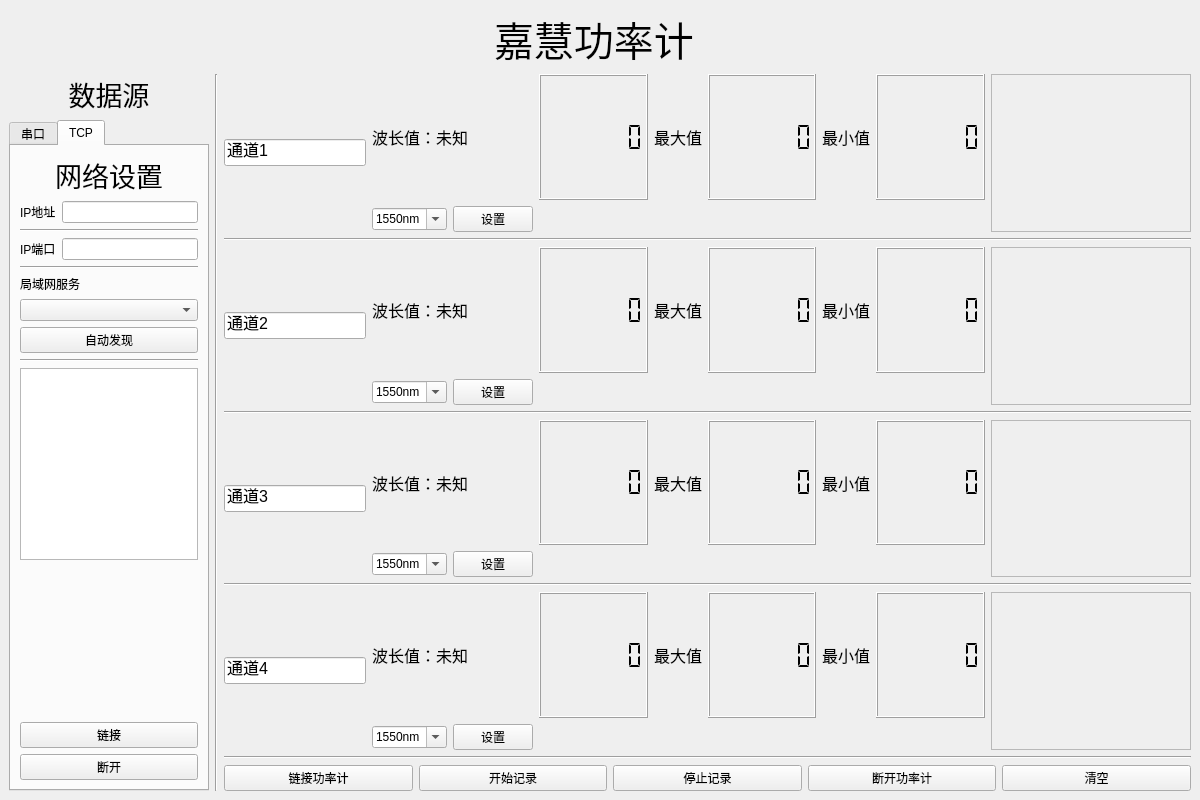
<?xml version="1.0" encoding="UTF-8"?>
<ui version="4.0">
 <class>MainWindow</class>
 <widget class="QMainWindow" name="MainWindow">
  <property name="geometry">
   <rect>
    <x>0</x>
    <y>0</y>
    <width>1200</width>
    <height>800</height>
   </rect>
  </property>
  <property name="windowTitle">
   <string>嘉慧功率计控制台</string>
  </property>
  <widget class="QWidget" name="centralwidget">
   <layout class="QGridLayout" name="gridLayout">
    <item row="1" column="0">
     <layout class="QVBoxLayout" name="verticalLayout_3">
      <item>
       <widget class="QLabel" name="label_3">
        <property name="minimumSize">
         <size>
          <width>0</width>
          <height>0</height>
         </size>
        </property>
        <property name="maximumSize">
         <size>
          <width>200</width>
          <height>16777215</height>
         </size>
        </property>
        <property name="font">
         <font>
          <pointsize>20</pointsize>
         </font>
        </property>
        <property name="text">
         <string>数据源</string>
        </property>
        <property name="alignment">
         <set>Qt::AlignCenter</set>
        </property>
       </widget>
      </item>
      <item>
       <widget class="QTabWidget" name="tabWidget">
        <property name="minimumSize">
         <size>
          <width>0</width>
          <height>0</height>
         </size>
        </property>
        <property name="maximumSize">
         <size>
          <width>200</width>
          <height>16777215</height>
         </size>
        </property>
        <property name="currentIndex">
         <number>1</number>
        </property>
        <widget class="QWidget" name="tab">
         <attribute name="title">
          <string>串口</string>
         </attribute>
         <layout class="QVBoxLayout" name="verticalLayout_2">
          <item>
           <widget class="QLabel" name="label">
            <property name="maximumSize">
             <size>
              <width>200</width>
              <height>200</height>
             </size>
            </property>
            <property name="font">
             <font>
              <pointsize>20</pointsize>
             </font>
            </property>
            <property name="layoutDirection">
             <enum>Qt::LeftToRight</enum>
            </property>
            <property name="text">
             <string>串口设置</string>
            </property>
            <property name="alignment">
             <set>Qt::AlignCenter</set>
            </property>
           </widget>
          </item>
          <item>
           <layout class="QHBoxLayout" name="horizontalLayout_2">
            <item>
             <widget class="QLabel" name="label_2">
              <property name="maximumSize">
               <size>
                <width>100</width>
                <height>16777215</height>
               </size>
              </property>
              <property name="text">
               <string>串口号</string>
              </property>
             </widget>
            </item>
            <item>
             <widget class="QComboBox" name="Com">
              <property name="maximumSize">
               <size>
                <width>100</width>
                <height>16777215</height>
               </size>
              </property>
             </widget>
            </item>
           </layout>
          </item>
          <item>
           <widget class="QLabel" name="ComName">
            <property name="maximumSize">
             <size>
              <width>200</width>
              <height>16777215</height>
             </size>
            </property>
            <property name="text">
             <string/>
            </property>
           </widget>
          </item>
          <item>
           <widget class="QPushButton" name="ComCheck">
            <property name="maximumSize">
             <size>
              <width>200</width>
              <height>200</height>
             </size>
            </property>
            <property name="text">
             <string>检查串口</string>
            </property>
           </widget>
          </item>
          <item>
           <layout class="QHBoxLayout" name="horizontalLayout_10">
            <item>
             <widget class="QLabel" name="label_8">
              <property name="text">
               <string>服务 IP </string>
              </property>
             </widget>
            </item>
            <item>
             <widget class="QLineEdit" name="host_ip">
              <property name="readOnly">
               <bool>true</bool>
              </property>
             </widget>
            </item>
           </layout>
          </item>
          <item>
           <layout class="QHBoxLayout" name="horizontalLayout_11">
            <item>
             <widget class="QLabel" name="label_9">
              <property name="text">
               <string>服务端口</string>
              </property>
             </widget>
            </item>
            <item>
             <widget class="QLineEdit" name="host_port"/>
            </item>
           </layout>
          </item>
          <item>
           <widget class="QPushButton" name="RestartHost">
            <property name="text">
             <string>重启服务</string>
            </property>
           </widget>
          </item>
          <item>
           <widget class="QTextBrowser" name="portInfo">
            <property name="maximumSize">
             <size>
              <width>200</width>
              <height>16777215</height>
             </size>
            </property>
           </widget>
          </item>
          <item>
           <spacer name="verticalSpacer">
            <property name="orientation">
             <enum>Qt::Vertical</enum>
            </property>
            <property name="sizeHint" stdset="0">
             <size>
              <width>20</width>
              <height>40</height>
             </size>
            </property>
           </spacer>
          </item>
          <item>
           <widget class="QPushButton" name="openPort">
            <property name="maximumSize">
             <size>
              <width>200</width>
              <height>16777215</height>
             </size>
            </property>
            <property name="text">
             <string>打开串口</string>
            </property>
           </widget>
          </item>
          <item>
           <widget class="QPushButton" name="closePort">
            <property name="maximumSize">
             <size>
              <width>200</width>
              <height>16777215</height>
             </size>
            </property>
            <property name="text">
             <string>关闭串口</string>
            </property>
           </widget>
          </item>
         </layout>
        </widget>
        <widget class="QWidget" name="tab_2">
         <attribute name="title">
          <string>TCP</string>
         </attribute>
         <layout class="QVBoxLayout" name="verticalLayout_4">
          <item>
           <widget class="QLabel" name="label_6">
            <property name="font">
             <font>
              <pointsize>20</pointsize>
             </font>
            </property>
            <property name="text">
             <string>网络设置</string>
            </property>
            <property name="alignment">
             <set>Qt::AlignCenter</set>
            </property>
           </widget>
          </item>
          <item>
           <layout class="QHBoxLayout" name="horizontalLayout_7">
            <item>
             <widget class="QLabel" name="label_4">
              <property name="text">
               <string>IP地址</string>
              </property>
             </widget>
            </item>
            <item>
             <widget class="QLineEdit" name="IPaddress"/>
            </item>
           </layout>
          </item>
          <item>
           <widget class="Line" name="line_6">
            <property name="orientation">
             <enum>Qt::Horizontal</enum>
            </property>
           </widget>
          </item>
          <item>
           <layout class="QHBoxLayout" name="horizontalLayout_8">
            <item>
             <widget class="QLabel" name="label_5">
              <property name="text">
               <string>IP端口</string>
              </property>
             </widget>
            </item>
            <item>
             <widget class="QLineEdit" name="IPport"/>
            </item>
           </layout>
          </item>
          <item>
           <widget class="Line" name="line_7">
            <property name="orientation">
             <enum>Qt::Horizontal</enum>
            </property>
           </widget>
          </item>
          <item>
           <widget class="QLabel" name="label_10">
            <property name="text">
             <string>局域网服务</string>
            </property>
           </widget>
          </item>
          <item>
           <widget class="QComboBox" name="serverList"/>
          </item>
          <item>
           <widget class="QPushButton" name="scanServer">
            <property name="text">
             <string>自动发现</string>
            </property>
           </widget>
          </item>
          <item>
           <widget class="Line" name="line_8">
            <property name="orientation">
             <enum>Qt::Horizontal</enum>
            </property>
           </widget>
          </item>
          <item>
           <widget class="QTextBrowser" name="TCPInfo"/>
          </item>
          <item>
           <spacer name="verticalSpacer_2">
            <property name="orientation">
             <enum>Qt::Vertical</enum>
            </property>
            <property name="sizeHint" stdset="0">
             <size>
              <width>20</width>
              <height>40</height>
             </size>
            </property>
           </spacer>
          </item>
          <item>
           <widget class="QPushButton" name="TCPconnect">
            <property name="text">
             <string>链接</string>
            </property>
           </widget>
          </item>
          <item>
           <widget class="QPushButton" name="TCPdisconnect">
            <property name="text">
             <string>断开</string>
            </property>
           </widget>
          </item>
         </layout>
        </widget>
       </widget>
      </item>
     </layout>
    </item>
    <item row="1" column="2">
     <layout class="QVBoxLayout" name="verticalLayout">
      <item>
       <layout class="QGridLayout" name="gridLayout_2">
        <item row="1" column="6">
         <spacer name="horizontalSpacer_7">
          <property name="orientation">
           <enum>Qt::Horizontal</enum>
          </property>
          <property name="sizeHint" stdset="0">
           <size>
            <width>40</width>
            <height>20</height>
           </size>
          </property>
         </spacer>
        </item>
        <item row="0" column="2">
         <widget class="QLCDNumber" name="CH1_Value">
          <property name="font">
           <font>
            <underline>false</underline>
           </font>
          </property>
          <property name="styleSheet">
           <string notr="true"/>
          </property>
          <property name="frameShape">
           <enum>QFrame::Box</enum>
          </property>
          <property name="midLineWidth">
           <number>0</number>
          </property>
          <property name="smallDecimalPoint">
           <bool>false</bool>
          </property>
          <property name="digitCount">
           <number>7</number>
          </property>
          <property name="segmentStyle">
           <enum>QLCDNumber::Flat</enum>
          </property>
          <property name="value" stdset="0">
           <double>0.000000000000000</double>
          </property>
         </widget>
        </item>
        <item row="1" column="1">
         <layout class="QHBoxLayout" name="horizontalLayout">
          <item>
           <widget class="QComboBox" name="CH1Twave">
            <property name="editable">
             <bool>true</bool>
            </property>
            <item>
             <property name="text">
              <string>1550nm</string>
             </property>
            </item>
            <item>
             <property name="text">
              <string>850nm</string>
             </property>
            </item>
            <item>
             <property name="text">
              <string>1300nm</string>
             </property>
            </item>
            <item>
             <property name="text">
              <string>1310nm</string>
             </property>
            </item>
            <item>
             <property name="text">
              <string>1490nm</string>
             </property>
            </item>
            <item>
             <property name="text">
              <string>1625nm</string>
             </property>
            </item>
           </widget>
          </item>
          <item>
           <widget class="QPushButton" name="setCH1wave">
            <property name="text">
             <string>设置</string>
            </property>
           </widget>
          </item>
         </layout>
        </item>
        <item row="0" column="1">
         <widget class="QLabel" name="CH1_wave">
          <property name="minimumSize">
           <size>
            <width>100</width>
            <height>0</height>
           </size>
          </property>
          <property name="font">
           <font>
            <pointsize>12</pointsize>
           </font>
          </property>
          <property name="text">
           <string>波长值：未知</string>
          </property>
         </widget>
        </item>
        <item row="0" column="3">
         <widget class="QLabel" name="CH1_2">
          <property name="minimumSize">
           <size>
            <width>40</width>
            <height>0</height>
           </size>
          </property>
          <property name="font">
           <font>
            <family>Arial</family>
            <pointsize>12</pointsize>
           </font>
          </property>
          <property name="text">
           <string>最大值</string>
          </property>
         </widget>
        </item>
        <item row="1" column="2">
         <spacer name="horizontalSpacer_2">
          <property name="orientation">
           <enum>Qt::Horizontal</enum>
          </property>
          <property name="sizeHint" stdset="0">
           <size>
            <width>40</width>
            <height>0</height>
           </size>
          </property>
         </spacer>
        </item>
        <item row="0" column="4">
         <widget class="QLCDNumber" name="CH1_max">
          <property name="digitCount">
           <number>7</number>
          </property>
          <property name="segmentStyle">
           <enum>QLCDNumber::Flat</enum>
          </property>
         </widget>
        </item>
        <item row="1" column="4">
         <spacer name="horizontalSpacer_4">
          <property name="orientation">
           <enum>Qt::Horizontal</enum>
          </property>
          <property name="sizeHint" stdset="0">
           <size>
            <width>40</width>
            <height>20</height>
           </size>
          </property>
         </spacer>
        </item>
        <item row="0" column="5">
         <widget class="QLabel" name="CH1_3">
          <property name="minimumSize">
           <size>
            <width>40</width>
            <height>0</height>
           </size>
          </property>
          <property name="font">
           <font>
            <family>Arial</family>
            <pointsize>12</pointsize>
           </font>
          </property>
          <property name="text">
           <string>最小值</string>
          </property>
         </widget>
        </item>
        <item row="0" column="7" rowspan="2">
         <widget class="QFrame" name="frame">
          <property name="minimumSize">
           <size>
            <width>200</width>
            <height>100</height>
           </size>
          </property>
          <property name="frameShape">
           <enum>QFrame::StyledPanel</enum>
          </property>
          <property name="frameShadow">
           <enum>QFrame::Raised</enum>
          </property>
          <layout class="QGridLayout" name="gridLayout_4">
           <property name="leftMargin">
            <number>0</number>
           </property>
           <property name="topMargin">
            <number>0</number>
           </property>
           <property name="rightMargin">
            <number>0</number>
           </property>
           <property name="bottomMargin">
            <number>0</number>
           </property>
           <property name="spacing">
            <number>0</number>
           </property>
           <item row="0" column="0">
            <layout class="QVBoxLayout" name="CH1_Plot_layout"/>
           </item>
          </layout>
         </widget>
        </item>
        <item row="0" column="6">
         <widget class="QLCDNumber" name="CH1_min">
          <property name="digitCount">
           <number>7</number>
          </property>
          <property name="segmentStyle">
           <enum>QLCDNumber::Flat</enum>
          </property>
         </widget>
        </item>
        <item row="0" column="0" rowspan="2">
         <widget class="QLineEdit" name="CH1_name">
          <property name="minimumSize">
           <size>
            <width>100</width>
            <height>0</height>
           </size>
          </property>
          <property name="font">
           <font>
            <pointsize>12</pointsize>
           </font>
          </property>
          <property name="text">
           <string>通道1</string>
          </property>
         </widget>
        </item>
       </layout>
      </item>
      <item>
       <widget class="Line" name="line">
        <property name="orientation">
         <enum>Qt::Horizontal</enum>
        </property>
       </widget>
      </item>
      <item>
       <layout class="QGridLayout" name="gridLayout_3">
        <item row="0" column="5">
         <widget class="QLabel" name="CH2_3">
          <property name="minimumSize">
           <size>
            <width>40</width>
            <height>0</height>
           </size>
          </property>
          <property name="font">
           <font>
            <family>Arial</family>
            <pointsize>12</pointsize>
           </font>
          </property>
          <property name="text">
           <string>最小值</string>
          </property>
         </widget>
        </item>
        <item row="0" column="6">
         <widget class="QLCDNumber" name="CH2_min">
          <property name="digitCount">
           <number>7</number>
          </property>
          <property name="segmentStyle">
           <enum>QLCDNumber::Flat</enum>
          </property>
         </widget>
        </item>
        <item row="1" column="4">
         <spacer name="horizontalSpacer_8">
          <property name="orientation">
           <enum>Qt::Horizontal</enum>
          </property>
          <property name="sizeHint" stdset="0">
           <size>
            <width>40</width>
            <height>20</height>
           </size>
          </property>
         </spacer>
        </item>
        <item row="0" column="3">
         <widget class="QLabel" name="CH2_2">
          <property name="minimumSize">
           <size>
            <width>40</width>
            <height>0</height>
           </size>
          </property>
          <property name="font">
           <font>
            <family>Arial</family>
            <pointsize>12</pointsize>
           </font>
          </property>
          <property name="text">
           <string>最大值</string>
          </property>
         </widget>
        </item>
        <item row="1" column="1">
         <layout class="QHBoxLayout" name="horizontalLayout_4">
          <item>
           <widget class="QComboBox" name="CH2Twave">
            <property name="editable">
             <bool>true</bool>
            </property>
            <item>
             <property name="text">
              <string>1550nm</string>
             </property>
            </item>
            <item>
             <property name="text">
              <string>850nm</string>
             </property>
            </item>
            <item>
             <property name="text">
              <string>1300nm</string>
             </property>
            </item>
            <item>
             <property name="text">
              <string>1310nm</string>
             </property>
            </item>
            <item>
             <property name="text">
              <string>1490nm</string>
             </property>
            </item>
            <item>
             <property name="text">
              <string>1625nm</string>
             </property>
            </item>
           </widget>
          </item>
          <item>
           <widget class="QPushButton" name="setCH2wave">
            <property name="text">
             <string>设置</string>
            </property>
           </widget>
          </item>
         </layout>
        </item>
        <item row="0" column="7" rowspan="2">
         <widget class="QFrame" name="frame_3">
          <property name="minimumSize">
           <size>
            <width>200</width>
            <height>100</height>
           </size>
          </property>
          <property name="frameShape">
           <enum>QFrame::StyledPanel</enum>
          </property>
          <property name="frameShadow">
           <enum>QFrame::Raised</enum>
          </property>
          <layout class="QGridLayout" name="gridLayout_9">
           <property name="leftMargin">
            <number>0</number>
           </property>
           <property name="topMargin">
            <number>0</number>
           </property>
           <property name="rightMargin">
            <number>0</number>
           </property>
           <property name="bottomMargin">
            <number>0</number>
           </property>
           <property name="spacing">
            <number>0</number>
           </property>
           <item row="0" column="0">
            <layout class="QVBoxLayout" name="CH2_Plot_layout"/>
           </item>
          </layout>
         </widget>
        </item>
        <item row="0" column="4">
         <widget class="QLCDNumber" name="CH2_max">
          <property name="digitCount">
           <number>7</number>
          </property>
          <property name="segmentStyle">
           <enum>QLCDNumber::Flat</enum>
          </property>
         </widget>
        </item>
        <item row="1" column="6">
         <spacer name="horizontalSpacer_9">
          <property name="orientation">
           <enum>Qt::Horizontal</enum>
          </property>
          <property name="sizeHint" stdset="0">
           <size>
            <width>40</width>
            <height>20</height>
           </size>
          </property>
         </spacer>
        </item>
        <item row="0" column="1">
         <widget class="QLabel" name="CH2_wave">
          <property name="minimumSize">
           <size>
            <width>100</width>
            <height>0</height>
           </size>
          </property>
          <property name="font">
           <font>
            <pointsize>12</pointsize>
           </font>
          </property>
          <property name="text">
           <string>波长值：未知</string>
          </property>
         </widget>
        </item>
        <item row="1" column="2">
         <spacer name="horizontalSpacer_3">
          <property name="orientation">
           <enum>Qt::Horizontal</enum>
          </property>
          <property name="sizeHint" stdset="0">
           <size>
            <width>40</width>
            <height>0</height>
           </size>
          </property>
         </spacer>
        </item>
        <item row="0" column="2">
         <widget class="QLCDNumber" name="CH2_Value">
          <property name="font">
           <font>
            <underline>false</underline>
           </font>
          </property>
          <property name="styleSheet">
           <string notr="true"/>
          </property>
          <property name="frameShape">
           <enum>QFrame::Box</enum>
          </property>
          <property name="midLineWidth">
           <number>0</number>
          </property>
          <property name="smallDecimalPoint">
           <bool>false</bool>
          </property>
          <property name="digitCount">
           <number>7</number>
          </property>
          <property name="segmentStyle">
           <enum>QLCDNumber::Flat</enum>
          </property>
          <property name="value" stdset="0">
           <double>0.000000000000000</double>
          </property>
         </widget>
        </item>
        <item row="0" column="0" rowspan="2">
         <widget class="QLineEdit" name="CH2_name">
          <property name="minimumSize">
           <size>
            <width>100</width>
            <height>0</height>
           </size>
          </property>
          <property name="font">
           <font>
            <pointsize>12</pointsize>
           </font>
          </property>
          <property name="text">
           <string>通道2</string>
          </property>
         </widget>
        </item>
       </layout>
      </item>
      <item>
       <widget class="Line" name="line_2">
        <property name="orientation">
         <enum>Qt::Horizontal</enum>
        </property>
       </widget>
      </item>
      <item>
       <layout class="QGridLayout" name="gridLayout_5">
        <item row="1" column="5">
         <spacer name="horizontalSpacer_11">
          <property name="orientation">
           <enum>Qt::Horizontal</enum>
          </property>
          <property name="sizeHint" stdset="0">
           <size>
            <width>40</width>
            <height>20</height>
           </size>
          </property>
         </spacer>
        </item>
        <item row="0" column="5">
         <widget class="QLCDNumber" name="CH3_max">
          <property name="digitCount">
           <number>7</number>
          </property>
          <property name="segmentStyle">
           <enum>QLCDNumber::Flat</enum>
          </property>
         </widget>
        </item>
        <item row="1" column="1">
         <layout class="QHBoxLayout" name="horizontalLayout_5">
          <item>
           <widget class="QComboBox" name="CH3Twave">
            <property name="editable">
             <bool>true</bool>
            </property>
            <item>
             <property name="text">
              <string>1550nm</string>
             </property>
            </item>
            <item>
             <property name="text">
              <string>850nm</string>
             </property>
            </item>
            <item>
             <property name="text">
              <string>1300nm</string>
             </property>
            </item>
            <item>
             <property name="text">
              <string>1310nm</string>
             </property>
            </item>
            <item>
             <property name="text">
              <string>1490nm</string>
             </property>
            </item>
            <item>
             <property name="text">
              <string>1625nm</string>
             </property>
            </item>
           </widget>
          </item>
          <item>
           <widget class="QPushButton" name="setCH3wave">
            <property name="text">
             <string>设置</string>
            </property>
           </widget>
          </item>
         </layout>
        </item>
        <item row="1" column="2">
         <spacer name="horizontalSpacer_5">
          <property name="orientation">
           <enum>Qt::Horizontal</enum>
          </property>
          <property name="sizeHint" stdset="0">
           <size>
            <width>40</width>
            <height>0</height>
           </size>
          </property>
         </spacer>
        </item>
        <item row="0" column="2">
         <widget class="QLCDNumber" name="CH3_Value">
          <property name="font">
           <font>
            <underline>false</underline>
           </font>
          </property>
          <property name="styleSheet">
           <string notr="true"/>
          </property>
          <property name="frameShape">
           <enum>QFrame::Box</enum>
          </property>
          <property name="midLineWidth">
           <number>0</number>
          </property>
          <property name="smallDecimalPoint">
           <bool>false</bool>
          </property>
          <property name="digitCount">
           <number>7</number>
          </property>
          <property name="segmentStyle">
           <enum>QLCDNumber::Flat</enum>
          </property>
          <property name="value" stdset="0">
           <double>0.000000000000000</double>
          </property>
         </widget>
        </item>
        <item row="0" column="8" rowspan="2">
         <widget class="QFrame" name="frame_4">
          <property name="minimumSize">
           <size>
            <width>200</width>
            <height>100</height>
           </size>
          </property>
          <property name="frameShape">
           <enum>QFrame::StyledPanel</enum>
          </property>
          <property name="frameShadow">
           <enum>QFrame::Raised</enum>
          </property>
          <layout class="QGridLayout" name="gridLayout_10">
           <property name="leftMargin">
            <number>0</number>
           </property>
           <property name="topMargin">
            <number>0</number>
           </property>
           <property name="rightMargin">
            <number>0</number>
           </property>
           <property name="bottomMargin">
            <number>0</number>
           </property>
           <property name="spacing">
            <number>0</number>
           </property>
           <item row="0" column="0">
            <layout class="QVBoxLayout" name="CH3_Plot_layout"/>
           </item>
          </layout>
         </widget>
        </item>
        <item row="1" column="7">
         <spacer name="horizontalSpacer_10">
          <property name="orientation">
           <enum>Qt::Horizontal</enum>
          </property>
          <property name="sizeHint" stdset="0">
           <size>
            <width>40</width>
            <height>20</height>
           </size>
          </property>
         </spacer>
        </item>
        <item row="0" column="4">
         <widget class="QLabel" name="CH3_2">
          <property name="minimumSize">
           <size>
            <width>40</width>
            <height>0</height>
           </size>
          </property>
          <property name="font">
           <font>
            <family>Arial</family>
            <pointsize>12</pointsize>
           </font>
          </property>
          <property name="text">
           <string>最大值</string>
          </property>
         </widget>
        </item>
        <item row="0" column="6">
         <widget class="QLabel" name="CH3_3">
          <property name="minimumSize">
           <size>
            <width>40</width>
            <height>0</height>
           </size>
          </property>
          <property name="font">
           <font>
            <family>Arial</family>
            <pointsize>12</pointsize>
           </font>
          </property>
          <property name="text">
           <string>最小值</string>
          </property>
         </widget>
        </item>
        <item row="0" column="7">
         <widget class="QLCDNumber" name="CH3_min">
          <property name="digitCount">
           <number>7</number>
          </property>
          <property name="segmentStyle">
           <enum>QLCDNumber::Flat</enum>
          </property>
         </widget>
        </item>
        <item row="0" column="1">
         <widget class="QLabel" name="CH3_wave">
          <property name="minimumSize">
           <size>
            <width>100</width>
            <height>0</height>
           </size>
          </property>
          <property name="font">
           <font>
            <pointsize>12</pointsize>
           </font>
          </property>
          <property name="text">
           <string>波长值：未知</string>
          </property>
         </widget>
        </item>
        <item row="0" column="0" rowspan="2">
         <widget class="QLineEdit" name="CH3_name">
          <property name="minimumSize">
           <size>
            <width>100</width>
            <height>0</height>
           </size>
          </property>
          <property name="font">
           <font>
            <pointsize>12</pointsize>
           </font>
          </property>
          <property name="text">
           <string>通道3</string>
          </property>
         </widget>
        </item>
       </layout>
      </item>
      <item>
       <widget class="Line" name="line_3">
        <property name="orientation">
         <enum>Qt::Horizontal</enum>
        </property>
       </widget>
      </item>
      <item>
       <layout class="QGridLayout" name="gridLayout_6">
        <item row="1" column="1">
         <layout class="QHBoxLayout" name="horizontalLayout_6">
          <item>
           <widget class="QComboBox" name="CH4Twave">
            <property name="editable">
             <bool>true</bool>
            </property>
            <item>
             <property name="text">
              <string>1550nm</string>
             </property>
            </item>
            <item>
             <property name="text">
              <string>850nm</string>
             </property>
            </item>
            <item>
             <property name="text">
              <string>1300nm</string>
             </property>
            </item>
            <item>
             <property name="text">
              <string>1310nm</string>
             </property>
            </item>
            <item>
             <property name="text">
              <string>1490nm</string>
             </property>
            </item>
            <item>
             <property name="text">
              <string>1625nm</string>
             </property>
            </item>
           </widget>
          </item>
          <item>
           <widget class="QPushButton" name="setCH4wave">
            <property name="text">
             <string>设置</string>
            </property>
           </widget>
          </item>
         </layout>
        </item>
        <item row="1" column="5">
         <spacer name="horizontalSpacer_13">
          <property name="orientation">
           <enum>Qt::Horizontal</enum>
          </property>
          <property name="sizeHint" stdset="0">
           <size>
            <width>40</width>
            <height>20</height>
           </size>
          </property>
         </spacer>
        </item>
        <item row="0" column="8" rowspan="2">
         <widget class="QFrame" name="frame_5">
          <property name="minimumSize">
           <size>
            <width>200</width>
            <height>100</height>
           </size>
          </property>
          <property name="frameShape">
           <enum>QFrame::StyledPanel</enum>
          </property>
          <property name="frameShadow">
           <enum>QFrame::Raised</enum>
          </property>
          <layout class="QGridLayout" name="gridLayout_11">
           <property name="leftMargin">
            <number>0</number>
           </property>
           <property name="topMargin">
            <number>0</number>
           </property>
           <property name="rightMargin">
            <number>0</number>
           </property>
           <property name="bottomMargin">
            <number>0</number>
           </property>
           <property name="spacing">
            <number>0</number>
           </property>
           <item row="0" column="0">
            <layout class="QVBoxLayout" name="CH4_Plot_layout"/>
           </item>
          </layout>
         </widget>
        </item>
        <item row="1" column="7">
         <spacer name="horizontalSpacer_12">
          <property name="orientation">
           <enum>Qt::Horizontal</enum>
          </property>
          <property name="sizeHint" stdset="0">
           <size>
            <width>40</width>
            <height>20</height>
           </size>
          </property>
         </spacer>
        </item>
        <item row="0" column="5">
         <widget class="QLCDNumber" name="CH4_max">
          <property name="digitCount">
           <number>7</number>
          </property>
          <property name="segmentStyle">
           <enum>QLCDNumber::Flat</enum>
          </property>
         </widget>
        </item>
        <item row="1" column="2">
         <spacer name="horizontalSpacer_6">
          <property name="orientation">
           <enum>Qt::Horizontal</enum>
          </property>
          <property name="sizeHint" stdset="0">
           <size>
            <width>40</width>
            <height>0</height>
           </size>
          </property>
         </spacer>
        </item>
        <item row="0" column="6">
         <widget class="QLabel" name="CH4_3">
          <property name="minimumSize">
           <size>
            <width>40</width>
            <height>0</height>
           </size>
          </property>
          <property name="font">
           <font>
            <family>Arial</family>
            <pointsize>12</pointsize>
           </font>
          </property>
          <property name="text">
           <string>最小值</string>
          </property>
         </widget>
        </item>
        <item row="0" column="1">
         <widget class="QLabel" name="CH4_wave">
          <property name="minimumSize">
           <size>
            <width>100</width>
            <height>0</height>
           </size>
          </property>
          <property name="font">
           <font>
            <pointsize>12</pointsize>
           </font>
          </property>
          <property name="text">
           <string>波长值：未知</string>
          </property>
         </widget>
        </item>
        <item row="0" column="4">
         <widget class="QLabel" name="CH4_2">
          <property name="minimumSize">
           <size>
            <width>40</width>
            <height>0</height>
           </size>
          </property>
          <property name="font">
           <font>
            <family>Arial</family>
            <pointsize>12</pointsize>
           </font>
          </property>
          <property name="text">
           <string>最大值</string>
          </property>
         </widget>
        </item>
        <item row="0" column="2">
         <widget class="QLCDNumber" name="CH4_Value">
          <property name="font">
           <font>
            <underline>false</underline>
           </font>
          </property>
          <property name="styleSheet">
           <string notr="true"/>
          </property>
          <property name="frameShape">
           <enum>QFrame::Box</enum>
          </property>
          <property name="midLineWidth">
           <number>0</number>
          </property>
          <property name="smallDecimalPoint">
           <bool>false</bool>
          </property>
          <property name="digitCount">
           <number>7</number>
          </property>
          <property name="segmentStyle">
           <enum>QLCDNumber::Flat</enum>
          </property>
          <property name="value" stdset="0">
           <double>0.000000000000000</double>
          </property>
         </widget>
        </item>
        <item row="0" column="7">
         <widget class="QLCDNumber" name="CH4_min">
          <property name="digitCount">
           <number>7</number>
          </property>
          <property name="segmentStyle">
           <enum>QLCDNumber::Flat</enum>
          </property>
         </widget>
        </item>
        <item row="0" column="0" rowspan="2">
         <widget class="QLineEdit" name="CH4_name">
          <property name="minimumSize">
           <size>
            <width>100</width>
            <height>0</height>
           </size>
          </property>
          <property name="font">
           <font>
            <pointsize>12</pointsize>
           </font>
          </property>
          <property name="text">
           <string>通道4</string>
          </property>
         </widget>
        </item>
       </layout>
      </item>
      <item>
       <widget class="Line" name="line_5">
        <property name="orientation">
         <enum>Qt::Horizontal</enum>
        </property>
       </widget>
      </item>
      <item>
       <spacer name="horizontalSpacer">
        <property name="orientation">
         <enum>Qt::Horizontal</enum>
        </property>
        <property name="sizeHint" stdset="0">
         <size>
          <width>40</width>
          <height>0</height>
         </size>
        </property>
       </spacer>
      </item>
      <item>
       <layout class="QHBoxLayout" name="horizontalLayout_3">
        <item>
         <widget class="QPushButton" name="Connect">
          <property name="text">
           <string>链接功率计</string>
          </property>
         </widget>
        </item>
        <item>
         <widget class="QPushButton" name="startRecordBtn">
          <property name="text">
           <string>开始记录</string>
          </property>
         </widget>
        </item>
        <item>
         <widget class="QPushButton" name="stopRecordBtn">
          <property name="text">
           <string>停止记录</string>
          </property>
         </widget>
        </item>
        <item>
         <widget class="QPushButton" name="Disconnect">
          <property name="text">
           <string>断开功率计</string>
          </property>
         </widget>
        </item>
        <item>
         <widget class="QPushButton" name="Clean">
          <property name="text">
           <string>清空</string>
          </property>
         </widget>
        </item>
       </layout>
      </item>
     </layout>
    </item>
    <item row="1" column="1">
     <widget class="Line" name="line_4">
      <property name="orientation">
       <enum>Qt::Vertical</enum>
      </property>
     </widget>
    </item>
    <item row="0" column="0" colspan="3">
     <layout class="QHBoxLayout" name="horizontalLayout_9">
      <item>
       <spacer name="horizontalSpacer_15">
        <property name="orientation">
         <enum>Qt::Horizontal</enum>
        </property>
        <property name="sizeHint" stdset="0">
         <size>
          <width>40</width>
          <height>20</height>
         </size>
        </property>
       </spacer>
      </item>
      <item>
       <widget class="QLabel" name="label_7">
        <property name="font">
         <font>
          <pointsize>30</pointsize>
         </font>
        </property>
        <property name="layoutDirection">
         <enum>Qt::LeftToRight</enum>
        </property>
        <property name="text">
         <string>嘉慧功率计</string>
        </property>
       </widget>
      </item>
      <item>
       <widget class="QLabel" name="version">
        <property name="text">
         <string/>
        </property>
       </widget>
      </item>
      <item>
       <spacer name="horizontalSpacer_14">
        <property name="orientation">
         <enum>Qt::Horizontal</enum>
        </property>
        <property name="sizeHint" stdset="0">
         <size>
          <width>40</width>
          <height>20</height>
         </size>
        </property>
       </spacer>
      </item>
     </layout>
    </item>
   </layout>
  </widget>
 </widget>
 <resources/>
 <connections/>
</ui>
